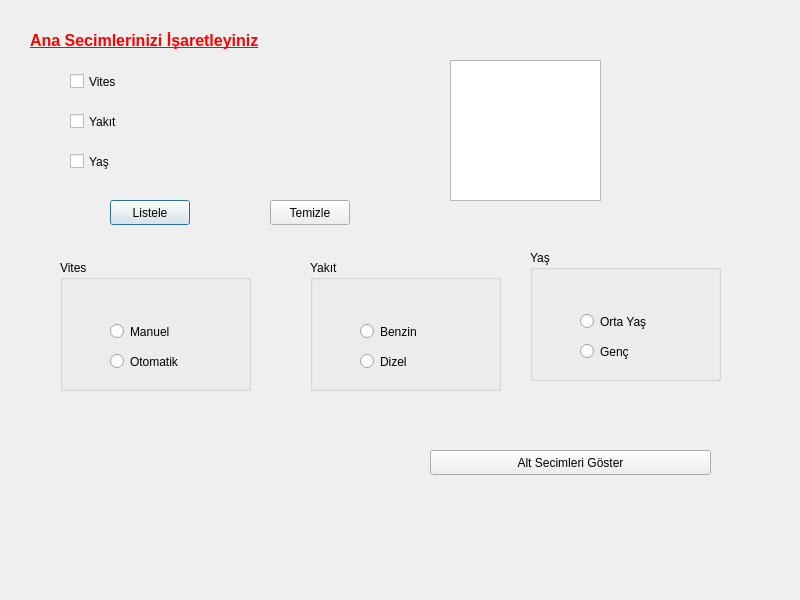
<?xml version="1.0" encoding="UTF-8"?>
<ui version="4.0">
 <class>Dialog</class>
 <widget class="QDialog" name="Dialog">
  <property name="geometry">
   <rect>
    <x>0</x>
    <y>0</y>
    <width>800</width>
    <height>600</height>
   </rect>
  </property>
  <property name="palette">
   <palette>
    <active>
     <colorrole role="WindowText">
      <brush brushstyle="SolidPattern">
       <color alpha="255">
        <red>0</red>
        <green>0</green>
        <blue>0</blue>
       </color>
      </brush>
     </colorrole>
    </active>
    <inactive>
     <colorrole role="WindowText">
      <brush brushstyle="SolidPattern">
       <color alpha="255">
        <red>0</red>
        <green>0</green>
        <blue>0</blue>
       </color>
      </brush>
     </colorrole>
    </inactive>
    <disabled>
     <colorrole role="WindowText">
      <brush brushstyle="SolidPattern">
       <color alpha="255">
        <red>120</red>
        <green>120</green>
        <blue>120</blue>
       </color>
      </brush>
     </colorrole>
    </disabled>
   </palette>
  </property>
  <property name="windowTitle">
   <string>Dialog</string>
  </property>
  <widget class="QCheckBox" name="checkBoxGear">
   <property name="geometry">
    <rect>
     <x>70</x>
     <y>70</y>
     <width>86</width>
     <height>23</height>
    </rect>
   </property>
   <property name="text">
    <string>Vites</string>
   </property>
  </widget>
  <widget class="QCheckBox" name="checkBoxFuel">
   <property name="geometry">
    <rect>
     <x>70</x>
     <y>110</y>
     <width>86</width>
     <height>23</height>
    </rect>
   </property>
   <property name="text">
    <string>Yakıt</string>
   </property>
  </widget>
  <widget class="QCheckBox" name="checkBoxAge">
   <property name="geometry">
    <rect>
     <x>70</x>
     <y>150</y>
     <width>86</width>
     <height>23</height>
    </rect>
   </property>
   <property name="text">
    <string>Yaş</string>
   </property>
  </widget>
  <widget class="QLabel" name="label">
   <property name="geometry">
    <rect>
     <x>30</x>
     <y>20</y>
     <width>311</width>
     <height>41</height>
    </rect>
   </property>
   <property name="palette">
    <palette>
     <active>
      <colorrole role="WindowText">
       <brush brushstyle="SolidPattern">
        <color alpha="255">
         <red>255</red>
         <green>0</green>
         <blue>0</blue>
        </color>
       </brush>
      </colorrole>
      <colorrole role="Button">
       <brush brushstyle="SolidPattern">
        <color alpha="255">
         <red>255</red>
         <green>255</green>
         <blue>255</blue>
        </color>
       </brush>
      </colorrole>
      <colorrole role="Light">
       <brush brushstyle="SolidPattern">
        <color alpha="255">
         <red>255</red>
         <green>255</green>
         <blue>255</blue>
        </color>
       </brush>
      </colorrole>
      <colorrole role="Midlight">
       <brush brushstyle="SolidPattern">
        <color alpha="255">
         <red>255</red>
         <green>255</green>
         <blue>255</blue>
        </color>
       </brush>
      </colorrole>
      <colorrole role="Dark">
       <brush brushstyle="SolidPattern">
        <color alpha="255">
         <red>127</red>
         <green>127</green>
         <blue>127</blue>
        </color>
       </brush>
      </colorrole>
      <colorrole role="Mid">
       <brush brushstyle="SolidPattern">
        <color alpha="255">
         <red>170</red>
         <green>170</green>
         <blue>170</blue>
        </color>
       </brush>
      </colorrole>
      <colorrole role="Text">
       <brush brushstyle="SolidPattern">
        <color alpha="255">
         <red>255</red>
         <green>0</green>
         <blue>0</blue>
        </color>
       </brush>
      </colorrole>
      <colorrole role="BrightText">
       <brush brushstyle="SolidPattern">
        <color alpha="255">
         <red>255</red>
         <green>255</green>
         <blue>255</blue>
        </color>
       </brush>
      </colorrole>
      <colorrole role="ButtonText">
       <brush brushstyle="SolidPattern">
        <color alpha="255">
         <red>0</red>
         <green>0</green>
         <blue>0</blue>
        </color>
       </brush>
      </colorrole>
      <colorrole role="Base">
       <brush brushstyle="SolidPattern">
        <color alpha="255">
         <red>255</red>
         <green>255</green>
         <blue>255</blue>
        </color>
       </brush>
      </colorrole>
      <colorrole role="Window">
       <brush brushstyle="SolidPattern">
        <color alpha="255">
         <red>255</red>
         <green>255</green>
         <blue>255</blue>
        </color>
       </brush>
      </colorrole>
      <colorrole role="Shadow">
       <brush brushstyle="SolidPattern">
        <color alpha="255">
         <red>0</red>
         <green>0</green>
         <blue>0</blue>
        </color>
       </brush>
      </colorrole>
      <colorrole role="AlternateBase">
       <brush brushstyle="SolidPattern">
        <color alpha="255">
         <red>255</red>
         <green>255</green>
         <blue>255</blue>
        </color>
       </brush>
      </colorrole>
      <colorrole role="ToolTipBase">
       <brush brushstyle="SolidPattern">
        <color alpha="255">
         <red>255</red>
         <green>255</green>
         <blue>220</blue>
        </color>
       </brush>
      </colorrole>
      <colorrole role="ToolTipText">
       <brush brushstyle="SolidPattern">
        <color alpha="255">
         <red>0</red>
         <green>0</green>
         <blue>0</blue>
        </color>
       </brush>
      </colorrole>
      <colorrole role="PlaceholderText">
       <brush brushstyle="SolidPattern">
        <color alpha="128">
         <red>255</red>
         <green>0</green>
         <blue>0</blue>
        </color>
       </brush>
      </colorrole>
     </active>
     <inactive>
      <colorrole role="WindowText">
       <brush brushstyle="SolidPattern">
        <color alpha="255">
         <red>255</red>
         <green>0</green>
         <blue>0</blue>
        </color>
       </brush>
      </colorrole>
      <colorrole role="Button">
       <brush brushstyle="SolidPattern">
        <color alpha="255">
         <red>255</red>
         <green>255</green>
         <blue>255</blue>
        </color>
       </brush>
      </colorrole>
      <colorrole role="Light">
       <brush brushstyle="SolidPattern">
        <color alpha="255">
         <red>255</red>
         <green>255</green>
         <blue>255</blue>
        </color>
       </brush>
      </colorrole>
      <colorrole role="Midlight">
       <brush brushstyle="SolidPattern">
        <color alpha="255">
         <red>255</red>
         <green>255</green>
         <blue>255</blue>
        </color>
       </brush>
      </colorrole>
      <colorrole role="Dark">
       <brush brushstyle="SolidPattern">
        <color alpha="255">
         <red>127</red>
         <green>127</green>
         <blue>127</blue>
        </color>
       </brush>
      </colorrole>
      <colorrole role="Mid">
       <brush brushstyle="SolidPattern">
        <color alpha="255">
         <red>170</red>
         <green>170</green>
         <blue>170</blue>
        </color>
       </brush>
      </colorrole>
      <colorrole role="Text">
       <brush brushstyle="SolidPattern">
        <color alpha="255">
         <red>255</red>
         <green>0</green>
         <blue>0</blue>
        </color>
       </brush>
      </colorrole>
      <colorrole role="BrightText">
       <brush brushstyle="SolidPattern">
        <color alpha="255">
         <red>255</red>
         <green>255</green>
         <blue>255</blue>
        </color>
       </brush>
      </colorrole>
      <colorrole role="ButtonText">
       <brush brushstyle="SolidPattern">
        <color alpha="255">
         <red>0</red>
         <green>0</green>
         <blue>0</blue>
        </color>
       </brush>
      </colorrole>
      <colorrole role="Base">
       <brush brushstyle="SolidPattern">
        <color alpha="255">
         <red>255</red>
         <green>255</green>
         <blue>255</blue>
        </color>
       </brush>
      </colorrole>
      <colorrole role="Window">
       <brush brushstyle="SolidPattern">
        <color alpha="255">
         <red>255</red>
         <green>255</green>
         <blue>255</blue>
        </color>
       </brush>
      </colorrole>
      <colorrole role="Shadow">
       <brush brushstyle="SolidPattern">
        <color alpha="255">
         <red>0</red>
         <green>0</green>
         <blue>0</blue>
        </color>
       </brush>
      </colorrole>
      <colorrole role="AlternateBase">
       <brush brushstyle="SolidPattern">
        <color alpha="255">
         <red>255</red>
         <green>255</green>
         <blue>255</blue>
        </color>
       </brush>
      </colorrole>
      <colorrole role="ToolTipBase">
       <brush brushstyle="SolidPattern">
        <color alpha="255">
         <red>255</red>
         <green>255</green>
         <blue>220</blue>
        </color>
       </brush>
      </colorrole>
      <colorrole role="ToolTipText">
       <brush brushstyle="SolidPattern">
        <color alpha="255">
         <red>0</red>
         <green>0</green>
         <blue>0</blue>
        </color>
       </brush>
      </colorrole>
      <colorrole role="PlaceholderText">
       <brush brushstyle="SolidPattern">
        <color alpha="128">
         <red>255</red>
         <green>0</green>
         <blue>0</blue>
        </color>
       </brush>
      </colorrole>
     </inactive>
     <disabled>
      <colorrole role="WindowText">
       <brush brushstyle="SolidPattern">
        <color alpha="255">
         <red>127</red>
         <green>127</green>
         <blue>127</blue>
        </color>
       </brush>
      </colorrole>
      <colorrole role="Button">
       <brush brushstyle="SolidPattern">
        <color alpha="255">
         <red>255</red>
         <green>255</green>
         <blue>255</blue>
        </color>
       </brush>
      </colorrole>
      <colorrole role="Light">
       <brush brushstyle="SolidPattern">
        <color alpha="255">
         <red>255</red>
         <green>255</green>
         <blue>255</blue>
        </color>
       </brush>
      </colorrole>
      <colorrole role="Midlight">
       <brush brushstyle="SolidPattern">
        <color alpha="255">
         <red>255</red>
         <green>255</green>
         <blue>255</blue>
        </color>
       </brush>
      </colorrole>
      <colorrole role="Dark">
       <brush brushstyle="SolidPattern">
        <color alpha="255">
         <red>127</red>
         <green>127</green>
         <blue>127</blue>
        </color>
       </brush>
      </colorrole>
      <colorrole role="Mid">
       <brush brushstyle="SolidPattern">
        <color alpha="255">
         <red>170</red>
         <green>170</green>
         <blue>170</blue>
        </color>
       </brush>
      </colorrole>
      <colorrole role="Text">
       <brush brushstyle="SolidPattern">
        <color alpha="255">
         <red>127</red>
         <green>127</green>
         <blue>127</blue>
        </color>
       </brush>
      </colorrole>
      <colorrole role="BrightText">
       <brush brushstyle="SolidPattern">
        <color alpha="255">
         <red>255</red>
         <green>255</green>
         <blue>255</blue>
        </color>
       </brush>
      </colorrole>
      <colorrole role="ButtonText">
       <brush brushstyle="SolidPattern">
        <color alpha="255">
         <red>127</red>
         <green>127</green>
         <blue>127</blue>
        </color>
       </brush>
      </colorrole>
      <colorrole role="Base">
       <brush brushstyle="SolidPattern">
        <color alpha="255">
         <red>255</red>
         <green>255</green>
         <blue>255</blue>
        </color>
       </brush>
      </colorrole>
      <colorrole role="Window">
       <brush brushstyle="SolidPattern">
        <color alpha="255">
         <red>255</red>
         <green>255</green>
         <blue>255</blue>
        </color>
       </brush>
      </colorrole>
      <colorrole role="Shadow">
       <brush brushstyle="SolidPattern">
        <color alpha="255">
         <red>0</red>
         <green>0</green>
         <blue>0</blue>
        </color>
       </brush>
      </colorrole>
      <colorrole role="AlternateBase">
       <brush brushstyle="SolidPattern">
        <color alpha="255">
         <red>255</red>
         <green>255</green>
         <blue>255</blue>
        </color>
       </brush>
      </colorrole>
      <colorrole role="ToolTipBase">
       <brush brushstyle="SolidPattern">
        <color alpha="255">
         <red>255</red>
         <green>255</green>
         <blue>220</blue>
        </color>
       </brush>
      </colorrole>
      <colorrole role="ToolTipText">
       <brush brushstyle="SolidPattern">
        <color alpha="255">
         <red>0</red>
         <green>0</green>
         <blue>0</blue>
        </color>
       </brush>
      </colorrole>
      <colorrole role="PlaceholderText">
       <brush brushstyle="SolidPattern">
        <color alpha="128">
         <red>0</red>
         <green>0</green>
         <blue>0</blue>
        </color>
       </brush>
      </colorrole>
     </disabled>
    </palette>
   </property>
   <property name="font">
    <font>
     <pointsize>12</pointsize>
     <weight>75</weight>
     <bold>true</bold>
     <underline>true</underline>
    </font>
   </property>
   <property name="text">
    <string>Ana Secimlerinizi İşaretleyiniz</string>
   </property>
  </widget>
  <widget class="QPushButton" name="btnList">
   <property name="geometry">
    <rect>
     <x>110</x>
     <y>200</y>
     <width>80</width>
     <height>25</height>
    </rect>
   </property>
   <property name="palette">
    <palette>
     <active>
      <colorrole role="Text">
       <brush brushstyle="SolidPattern">
        <color alpha="255">
         <red>255</red>
         <green>0</green>
         <blue>0</blue>
        </color>
       </brush>
      </colorrole>
      <colorrole role="PlaceholderText">
       <brush brushstyle="SolidPattern">
        <color alpha="128">
         <red>255</red>
         <green>0</green>
         <blue>0</blue>
        </color>
       </brush>
      </colorrole>
     </active>
     <inactive>
      <colorrole role="Text">
       <brush brushstyle="SolidPattern">
        <color alpha="255">
         <red>255</red>
         <green>0</green>
         <blue>0</blue>
        </color>
       </brush>
      </colorrole>
      <colorrole role="PlaceholderText">
       <brush brushstyle="SolidPattern">
        <color alpha="128">
         <red>255</red>
         <green>0</green>
         <blue>0</blue>
        </color>
       </brush>
      </colorrole>
     </inactive>
     <disabled>
      <colorrole role="Text">
       <brush brushstyle="SolidPattern">
        <color alpha="255">
         <red>120</red>
         <green>120</green>
         <blue>120</blue>
        </color>
       </brush>
      </colorrole>
      <colorrole role="PlaceholderText">
       <brush brushstyle="SolidPattern">
        <color alpha="128">
         <red>0</red>
         <green>0</green>
         <blue>0</blue>
        </color>
       </brush>
      </colorrole>
     </disabled>
    </palette>
   </property>
   <property name="text">
    <string>Listele</string>
   </property>
  </widget>
  <widget class="QPushButton" name="btnClear">
   <property name="geometry">
    <rect>
     <x>270</x>
     <y>200</y>
     <width>80</width>
     <height>25</height>
    </rect>
   </property>
   <property name="text">
    <string>Temizle</string>
   </property>
  </widget>
  <widget class="QPlainTextEdit" name="plainTextEdit">
   <property name="geometry">
    <rect>
     <x>450</x>
     <y>60</y>
     <width>151</width>
     <height>141</height>
    </rect>
   </property>
  </widget>
  <widget class="QGroupBox" name="grpGear">
   <property name="geometry">
    <rect>
     <x>60</x>
     <y>260</y>
     <width>191</width>
     <height>131</height>
    </rect>
   </property>
   <property name="title">
    <string>Vites</string>
   </property>
   <widget class="QRadioButton" name="radioButtonManuel">
    <property name="geometry">
     <rect>
      <x>50</x>
      <y>60</y>
      <width>102</width>
      <height>23</height>
     </rect>
    </property>
    <property name="text">
     <string>Manuel</string>
    </property>
   </widget>
   <widget class="QRadioButton" name="radioButtonOto">
    <property name="geometry">
     <rect>
      <x>50</x>
      <y>90</y>
      <width>102</width>
      <height>23</height>
     </rect>
    </property>
    <property name="text">
     <string>Otomatik</string>
    </property>
   </widget>
  </widget>
  <widget class="QGroupBox" name="grpfuel">
   <property name="geometry">
    <rect>
     <x>310</x>
     <y>260</y>
     <width>191</width>
     <height>131</height>
    </rect>
   </property>
   <property name="title">
    <string>Yakıt</string>
   </property>
   <widget class="QRadioButton" name="radioButtonPetrol">
    <property name="geometry">
     <rect>
      <x>50</x>
      <y>60</y>
      <width>102</width>
      <height>23</height>
     </rect>
    </property>
    <property name="text">
     <string>Benzin</string>
    </property>
   </widget>
   <widget class="QRadioButton" name="radioButtonDizel">
    <property name="geometry">
     <rect>
      <x>50</x>
      <y>90</y>
      <width>102</width>
      <height>23</height>
     </rect>
    </property>
    <property name="text">
     <string>Dizel</string>
    </property>
   </widget>
  </widget>
  <widget class="QPushButton" name="btnShowChilderenChose">
   <property name="geometry">
    <rect>
     <x>430</x>
     <y>450</y>
     <width>281</width>
     <height>25</height>
    </rect>
   </property>
   <property name="palette">
    <palette>
     <active>
      <colorrole role="Text">
       <brush brushstyle="SolidPattern">
        <color alpha="255">
         <red>255</red>
         <green>0</green>
         <blue>0</blue>
        </color>
       </brush>
      </colorrole>
      <colorrole role="PlaceholderText">
       <brush brushstyle="SolidPattern">
        <color alpha="128">
         <red>255</red>
         <green>0</green>
         <blue>0</blue>
        </color>
       </brush>
      </colorrole>
     </active>
     <inactive>
      <colorrole role="Text">
       <brush brushstyle="SolidPattern">
        <color alpha="255">
         <red>255</red>
         <green>0</green>
         <blue>0</blue>
        </color>
       </brush>
      </colorrole>
      <colorrole role="PlaceholderText">
       <brush brushstyle="SolidPattern">
        <color alpha="128">
         <red>255</red>
         <green>0</green>
         <blue>0</blue>
        </color>
       </brush>
      </colorrole>
     </inactive>
     <disabled>
      <colorrole role="Text">
       <brush brushstyle="SolidPattern">
        <color alpha="255">
         <red>120</red>
         <green>120</green>
         <blue>120</blue>
        </color>
       </brush>
      </colorrole>
      <colorrole role="PlaceholderText">
       <brush brushstyle="SolidPattern">
        <color alpha="128">
         <red>0</red>
         <green>0</green>
         <blue>0</blue>
        </color>
       </brush>
      </colorrole>
     </disabled>
    </palette>
   </property>
   <property name="text">
    <string>Alt Secimleri Göster</string>
   </property>
  </widget>
  <widget class="QGroupBox" name="grpAge">
   <property name="geometry">
    <rect>
     <x>530</x>
     <y>250</y>
     <width>191</width>
     <height>131</height>
    </rect>
   </property>
   <property name="title">
    <string>Yaş</string>
   </property>
   <widget class="QRadioButton" name="radioButtonOlder">
    <property name="geometry">
     <rect>
      <x>50</x>
      <y>60</y>
      <width>102</width>
      <height>23</height>
     </rect>
    </property>
    <property name="text">
     <string>Orta Yaş</string>
    </property>
   </widget>
   <widget class="QRadioButton" name="radioButtonYoung">
    <property name="geometry">
     <rect>
      <x>50</x>
      <y>90</y>
      <width>102</width>
      <height>23</height>
     </rect>
    </property>
    <property name="text">
     <string>Genç</string>
    </property>
   </widget>
  </widget>
 </widget>
 <resources/>
 <connections/>
</ui>
